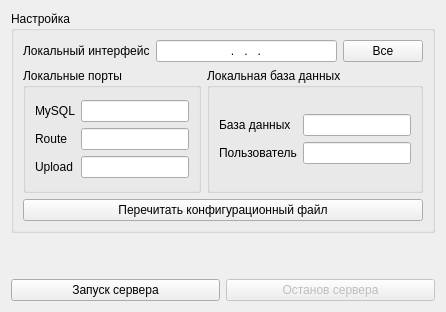
       <widget class="QWidget" name="tab_2">
        <attribute name="title">
         <string>Управление</string>
        </attribute>
        <layout class="QGridLayout" name="gridLayout_16">
         <item row="0" column="0">
          <layout class="QVBoxLayout" name="verticalLayout_6">
           <item>
            <widget class="QGroupBox" name="groupBox_2">
             <property name="title">
              <string>Настройка</string>
             </property>
             <layout class="QGridLayout" name="gridLayout_15">
              <item row="0" column="0">
               <layout class="QVBoxLayout" name="verticalLayout_16">
                <item>
                 <layout class="QHBoxLayout" name="horizontalLayout_15">
                  <item>
                   <widget class="QLabel" name="label_8">
                    <property name="text">
                     <string>Локальный интерфейс</string>
                    </property>
                   </widget>
                  </item>
                  <item>
                   <widget class="QLineEdit" name="conf_host">
                    <property name="enabled">
                     <bool>true</bool>
                    </property>
                    <property name="inputMask">
                     <string>000.000.000.000; </string>
                    </property>
                    <property name="text">
                     <string>...</string>
                    </property>
                    <property name="alignment">
                     <set>Qt::AlignCenter</set>
                    </property>
                    <property name="readOnly">
                     <bool>false</bool>
                    </property>
                   </widget>
                  </item>
                  <item>
                   <widget class="QPushButton" name="conf_host_all">
                    <property name="text">
                     <string>Все</string>
                    </property>
                   </widget>
                  </item>
                 </layout>
                </item>
                <item>
                 <layout class="QHBoxLayout" name="horizontalLayout_11">
                  <item>
                   <widget class="QGroupBox" name="groupBox_8">
                    <property name="title">
                     <string>Локальные порты</string>
                    </property>
                    <layout class="QGridLayout" name="gridLayout_10">
                     <item row="0" column="0">
                      <layout class="QHBoxLayout" name="horizontalLayout_6">
                       <item>
                        <layout class="QVBoxLayout" name="verticalLayout_4">
                         <item>
                          <widget class="QLabel" name="label_10">
                           <property name="text">
                            <string>MySQL</string>
                           </property>
                          </widget>
                         </item>
                         <item>
                          <widget class="QLabel" name="label_9">
                           <property name="text">
                            <string>Route</string>
                           </property>
                          </widget>
                         </item>
                         <item>
                          <widget class="QLabel" name="label_12">
                           <property name="text">
                            <string>Upload</string>
                           </property>
                          </widget>
                         </item>
                        </layout>
                       </item>
                       <item>
                        <layout class="QVBoxLayout" name="verticalLayout_5">
                         <item>
                          <widget class="QLineEdit" name="conf_mysql">
                           <property name="enabled">
                            <bool>true</bool>
                           </property>
                           <property name="inputMask">
                            <string>0000; </string>
                           </property>
                           <property name="text">
                            <string/>
                           </property>
                           <property name="alignment">
                            <set>Qt::AlignCenter</set>
                           </property>
                           <property name="readOnly">
                            <bool>false</bool>
                           </property>
                          </widget>
                         </item>
                         <item>
                          <widget class="QLineEdit" name="conf_route">
                           <property name="enabled">
                            <bool>true</bool>
                           </property>
                           <property name="inputMask">
                            <string>0000; </string>
                           </property>
                           <property name="text">
                            <string/>
                           </property>
                           <property name="alignment">
                            <set>Qt::AlignCenter</set>
                           </property>
                           <property name="readOnly">
                            <bool>false</bool>
                           </property>
                          </widget>
                         </item>
                         <item>
                          <widget class="QLineEdit" name="conf_upload">
                           <property name="enabled">
                            <bool>true</bool>
                           </property>
                           <property name="inputMask">
                            <string>0000; </string>
                           </property>
                           <property name="text">
                            <string/>
                           </property>
                           <property name="alignment">
                            <set>Qt::AlignCenter</set>
                           </property>
                           <property name="readOnly">
                            <bool>false</bool>
                           </property>
                          </widget>
                         </item>
                        </layout>
                       </item>
                      </layout>
                     </item>
                    </layout>
                   </widget>
                  </item>
                  <item>
                   <widget class="QGroupBox" name="groupBox_9">
                    <property name="title">
                     <string>Локальная база данных</string>
                    </property>
                    <layout class="QGridLayout" name="gridLayout">
                     <item row="0" column="0">
                      <layout class="QVBoxLayout" name="verticalLayout_15">
                       <item>
                        <spacer name="verticalSpacer_4">
                         <property name="orientation">
                          <enum>Qt::Vertical</enum>
                         </property>
                         <property name="sizeHint" stdset="0">
                          <size>
                           <width>20</width>
                           <height>17</height>
                          </size>
                         </property>
                        </spacer>
                       </item>
                       <item>
                        <layout class="QHBoxLayout" name="horizontalLayout_10">
                         <item>
                          <layout class="QVBoxLayout" name="verticalLayout_13">
                           <item>
                            <widget class="QLabel" name="label_11">
                             <property name="text">
                              <string>База данных</string>
                             </property>
                            </widget>
                           </item>
                           <item>
                            <widget class="QLabel" name="label_14">
                             <property name="text">
                              <string>Пользователь</string>
                             </property>
                            </widget>
                           </item>
                          </layout>
                         </item>
                         <item>
                          <layout class="QVBoxLayout" name="verticalLayout_14">
                           <item>
                            <widget class="QLineEdit" name="conf_db">
                             <property name="enabled">
                              <bool>true</bool>
                             </property>
                             <property name="inputMask">
                              <string/>
                             </property>
                             <property name="text">
                              <string/>
                             </property>
                             <property name="alignment">
                              <set>Qt::AlignCenter</set>
                             </property>
                             <property name="readOnly">
                              <bool>false</bool>
                             </property>
                            </widget>
                           </item>
                           <item>
                            <widget class="QLineEdit" name="conf_user">
                             <property name="enabled">
                              <bool>true</bool>
                             </property>
                             <property name="inputMask">
                              <string/>
                             </property>
                             <property name="text">
                              <string/>
                             </property>
                             <property name="alignment">
                              <set>Qt::AlignCenter</set>
                             </property>
                             <property name="readOnly">
                              <bool>false</bool>
                             </property>
                            </widget>
                           </item>
                          </layout>
                         </item>
                        </layout>
                       </item>
                       <item>
                        <spacer name="verticalSpacer_3">
                         <property name="orientation">
                          <enum>Qt::Vertical</enum>
                         </property>
                         <property name="sizeHint" stdset="0">
                          <size>
                           <width>20</width>
                           <height>17</height>
                          </size>
                         </property>
                        </spacer>
                       </item>
                      </layout>
                     </item>
                    </layout>
                   </widget>
                  </item>
                 </layout>
                </item>
                <item>
                 <widget class="QPushButton" name="conf_reset">
                  <property name="text">
                   <string>Перечитать конфигурационный файл</string>
                  </property>
                 </widget>
                </item>
               </layout>
              </item>
             </layout>
            </widget>
           </item>
           <item>
            <spacer name="verticalSpacer_2">
             <property name="orientation">
              <enum>Qt::Vertical</enum>
             </property>
             <property name="sizeHint" stdset="0">
              <size>
               <width>20</width>
               <height>40</height>
              </size>
             </property>
            </spacer>
           </item>
           <item>
            <layout class="QHBoxLayout" name="horizontalLayout_3">
             <item>
              <widget class="QPushButton" name="start">
               <property name="text">
                <string>Запуск сервера</string>
               </property>
              </widget>
             </item>
             <item>
              <widget class="QPushButton" name="stop">
               <property name="enabled">
                <bool>false</bool>
               </property>
               <property name="text">
                <string>Останов сервера</string>
               </property>
              </widget>
             </item>
            </layout>
           </item>
          </layout>
         </item>
        </layout>
       </widget>
